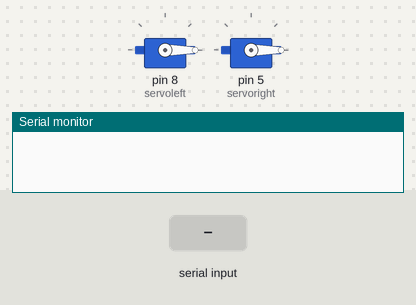
Recording of a sketch running on a simulated Arduino Uno, built with avr-gcc and run on an emulated ATmega328P. On the bench: 2 × servo, the last lines printed to the serial monitor. The inputs (shaded band) are chosen by the test bench.

Above: at 1.2 s.
1.3 s: "1" received over Serial
At 1.75 s:
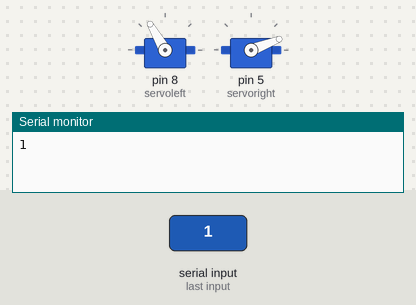
At 2.7 s:
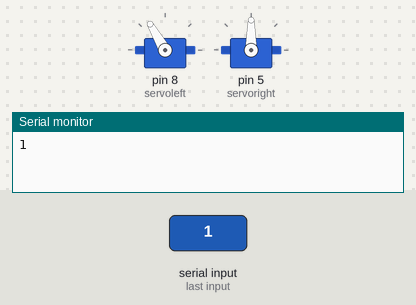
Timing chart, 0 to 5.1 s (numbered marks = the images above; inputs shaded):
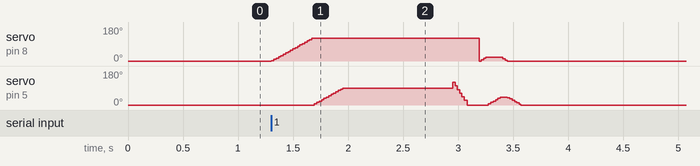

The sketch:

hackherarduino.ino
```cpp
#include <Servo.h>
Servo servoleft;
Servo servoright;
String inputstr = "";

int pos = 0;

void setup() {
  // put your setup code here, to run once:
  Serial.begin(115200);
  inputstr.reserve(200);
  servoleft.attach(8);
  servoright.attach(5);
  servoleft.write(0);
  servoright.write(0);

}

void turn() {
  for (pos = 0; pos <= 120; pos += 1) {
    servoleft.write(pos);
//    servoright.write(pos);
    delay(3);
  }
  for (pos = 0; pos <= 90; pos += 1) {
//    servoleft.write(pos);
    servoright.write(pos);
    delay(3);
  }

  delay(1000);


  for (pos = 120; pos >= 0; pos -= 1) {
//    servoleft.write(pos);
    servoright.write(pos);
    delay(1);
  }

  delay(100);

  for (pos = 90; pos >= 0; pos -= 1) {
    servoleft.write(pos);
//    servoright.write(pos);
    delay(.1);
  }

  for (pos = 0; pos <= 20; pos += 1) {
    servoleft.write(pos);
//    servoright.write(pos);
    delay(3);
  }
  for (pos = 0; pos <= 40; pos += 1) {
//    servoleft.write(pos);
    servoright.write(pos);
    delay(3);
  }

  for (pos = 20; pos >= 0; pos -= 1) {
    servoleft.write(pos);
//    servoright.write(pos);
    delay(3);
  }
  for (pos = 40; pos >= 0; pos -= 1) {
//    servoleft.write(pos);
    servoright.write(pos);
    delay(3);
  }


}

void stop() {
  delay(1000);
}

void loop() {
  // put your main code here, to run repeatedly:
//  Serial.print("0");
//  if(Serial.available() > 0) {
    char data = (char)Serial.read();
    inputstr += data;
    if (inputstr.indexOf('1') > 0) {
      Serial.print(1);
      turn();
      stop();
      inputstr = "";
      }

//     char data = Serial.read();
//   char str[2];
//    str[0] = data;
//    str[1] = '\0';
//    Serial.print(str);
//    }

  delay(100);
}
```
